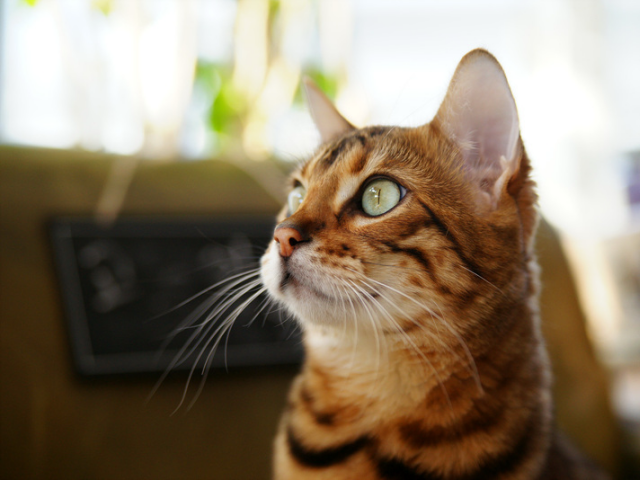
//> input picture OPEN_CV/data/openCV_study/data/cat.bmp, 640 x 480 px
$ ./mattwist   (built with g++ and OpenCV 4)
//> lines starting //> are read from the running program, lines starting //| are printed output that depends on the picture
#include "opencv2/opencv.hpp"
#include <iostream>
#include <string>
using namespace cv;
using namespace std;

string folder = "/home/ubnt/Desktop/OPEN_CV/data/openCV_study/data/";

int main(void)
{
    Mat img1 = imread(folder + "cat.bmp");
//> img1 is the input picture: 480 rows x 640 cols, CV_8UC3; mean B, G, R 104.5, 125.6, 140.8
    Rect roi(220, 120, 200, 200);
    Mat img2 = img1(roi);               // 원본에서 roi영역만큼 색상을 반전으로해서 얕은복사
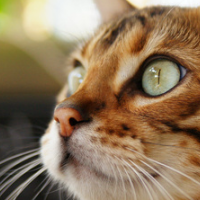
//> img2: 200 rows x 200 cols, CV_8UC3; mean B, G, R 92, 120.5, 143.9
    Mat img3 = img1(roi).clone();       //원본에서 roi영역만큼 색상을 반전하지 않은 원본 복사(깊은복사)

    img2 = ~img2;
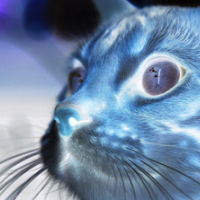
//> img2: 200 rows x 200 cols, CV_8UC3; mean B, G, R 163, 134.5, 111.1

    imshow("img1", img1);
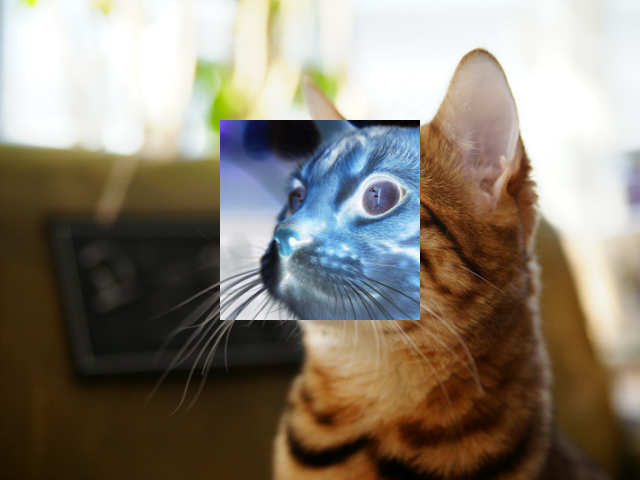
//> window 'img1': 480 rows x 640 cols, CV_8UC3; mean B, G, R 113.8, 127.5, 136.5
    imshow("img2", img2);
    imshow("img3", img3);

    waitKey(0);

    return 0;
}

$ run again, with OPEN_CV/data/openCV_study/data/airplane.bmp copied over OPEN_CV/data/openCV_study/data/cat.bmp
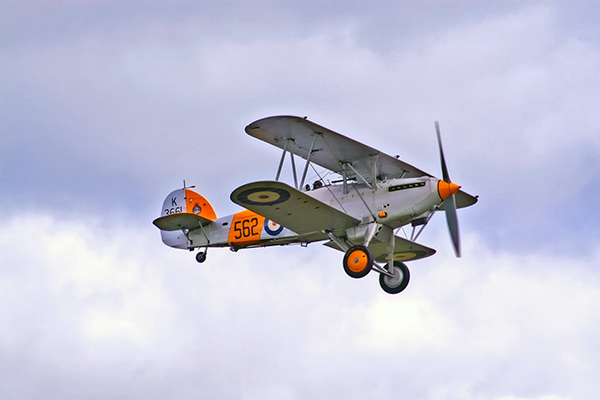
//> input picture OPEN_CV/data/openCV_study/data/airplane.bmp, 600 x 400 px
//> img1 is the input picture: 400 rows x 600 cols, CV_8UC3; mean B, G, R 217.1, 197.6, 196.8
//> `img2 = ~img2;`:
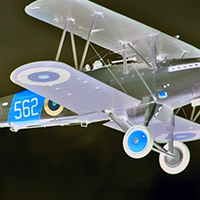
//> img2: 200 rows x 200 cols, CV_8UC3; mean B, G, R 92, 96.9, 93.3
//> `imshow("img1", img1);`:
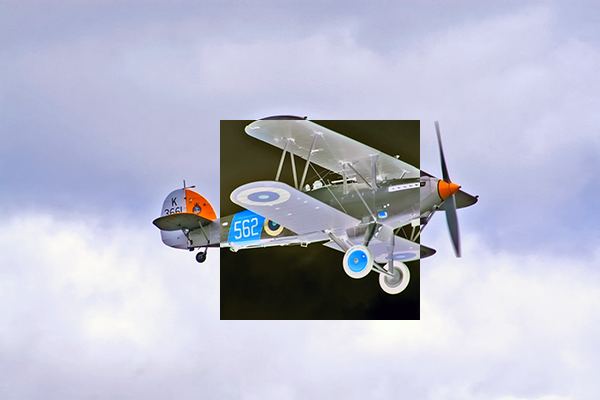
//> window 'img1': 400 rows x 600 cols, CV_8UC3; mean B, G, R 205.3, 187.4, 185.5

$ run again, with OPEN_CV/data/openCV_study/data/card.bmp copied over OPEN_CV/data/openCV_study/data/cat.bmp
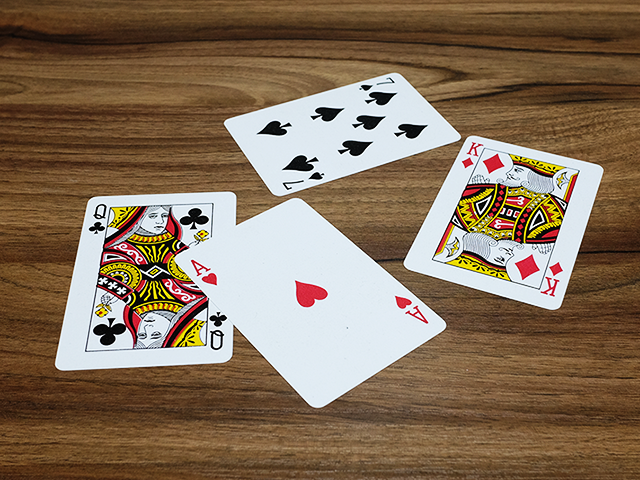
//> input picture OPEN_CV/data/openCV_study/data/card.bmp, 640 x 480 px
//> img1 is the input picture: 480 rows x 640 cols, CV_8UC3; mean B, G, R 90.2, 112.3, 133.7
//> `img2 = ~img2;`:
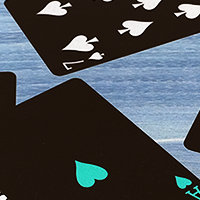
//> img2: 200 rows x 200 cols, CV_8UC3; mean B, G, R 77.6, 73.5, 69.1
//> `imshow("img1", img1);`:
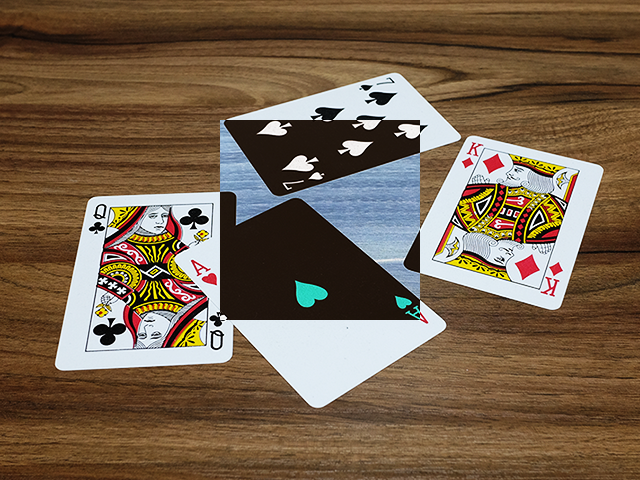
//> window 'img1': 480 rows x 640 cols, CV_8UC3; mean B, G, R 77.2, 98.3, 118.5

$ run again, with OPEN_CV/data/openCV_study/data/circuit.bmp copied over OPEN_CV/data/openCV_study/data/cat.bmp
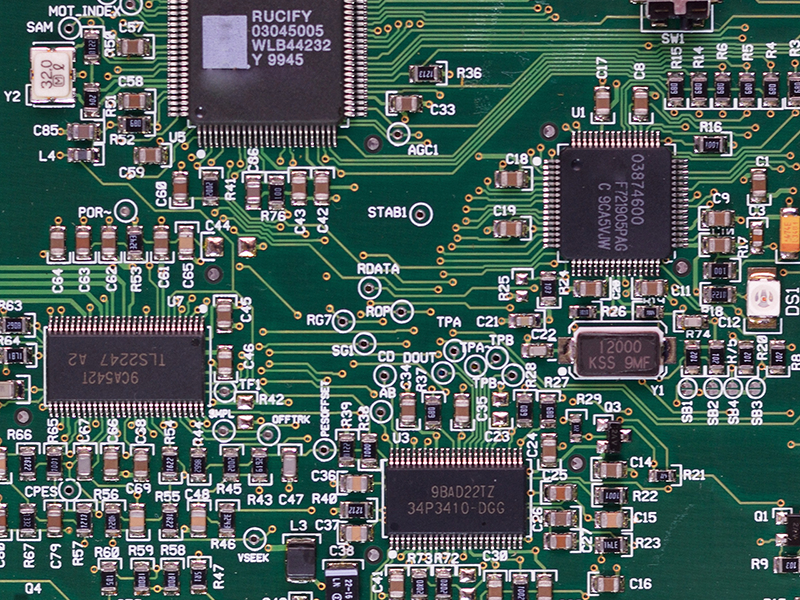
//> input picture OPEN_CV/data/openCV_study/data/circuit.bmp, 800 x 600 px
//> img1 is the input picture: 600 rows x 800 cols, CV_8UC3; mean B, G, R 91.3, 95.7, 76.3
//> `img2 = ~img2;`:
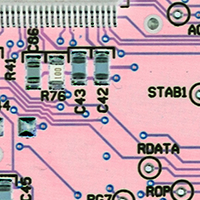
//> img2: 200 rows x 200 cols, CV_8UC3; mean B, G, R 170.2, 161.2, 193.4
//> `imshow("img1", img1);`:
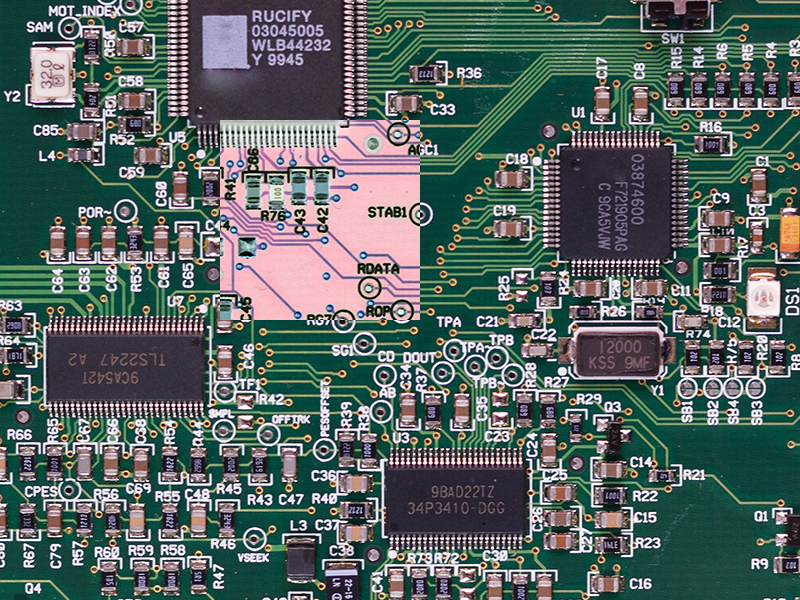
//> window 'img1': 600 rows x 800 cols, CV_8UC3; mean B, G, R 98.4, 101.3, 87.3
